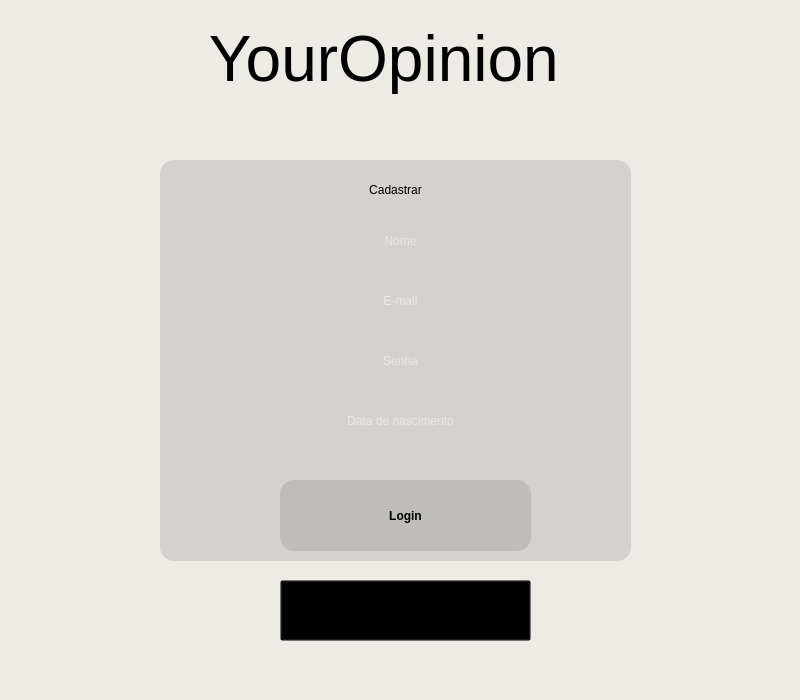
<?xml version="1.0" encoding="UTF-8"?>
<ui version="4.0">
 <class>MainWindow</class>
 <widget class="QMainWindow" name="MainWindow">
  <property name="geometry">
   <rect>
    <x>0</x>
    <y>0</y>
    <width>800</width>
    <height>700</height>
   </rect>
  </property>
  <property name="windowTitle">
   <string>MainWindow</string>
  </property>
  <property name="styleSheet">
   <string notr="true">background-color: rgb(238, 235, 231);</string>
  </property>
  <widget class="QWidget" name="centralwidget">
   <widget class="QLabel" name="label_5">
    <property name="geometry">
     <rect>
      <x>160</x>
      <y>-20</y>
      <width>861</width>
      <height>1021</height>
     </rect>
    </property>
    <property name="styleSheet">
     <string notr="true">background-color: rgba(255, 255, 255, 0.5);
background-color: transparent;
</string>
    </property>
    <property name="inputMethodHints">
     <set>Qt::ImhNone</set>
    </property>
    <property name="text">
     <string/>
    </property>
    <property name="pixmap">
     <pixmap>../Downloads/login.png</pixmap>
    </property>
    <property name="scaledContents">
     <bool>false</bool>
    </property>
   </widget>
   <widget class="QFrame" name="frame_2">
    <property name="geometry">
     <rect>
      <x>160</x>
      <y>160</y>
      <width>471</width>
      <height>401</height>
     </rect>
    </property>
    <property name="styleSheet">
     <string notr="true">background-color: rgba(111, 111, 111, 0.21); border-radius: 14px;
</string>
    </property>
    <property name="frameShape">
     <enum>QFrame::StyledPanel</enum>
    </property>
    <property name="frameShadow">
     <enum>QFrame::Raised</enum>
    </property>
    <widget class="QLabel" name="label_6">
     <property name="geometry">
      <rect>
       <x>110</x>
       <y>0</y>
       <width>251</width>
       <height>61</height>
      </rect>
     </property>
     <property name="styleSheet">
      <string notr="true">font: 18pt &quot;MS Shell Dlg 2&quot;;
background-color: transparent;
</string>
     </property>
     <property name="text">
      <string>&lt;html&gt;&lt;head/&gt;&lt;body&gt;&lt;p align=&quot;center&quot;&gt;Cadastrar&lt;/p&gt;&lt;/body&gt;&lt;/html&gt;</string>
     </property>
     <property name="alignment">
      <set>Qt::AlignCenter</set>
     </property>
     <property name="wordWrap">
      <bool>true</bool>
     </property>
    </widget>
    <widget class="QLabel" name="label_7">
     <property name="geometry">
      <rect>
       <x>-10</x>
       <y>70</y>
       <width>381</width>
       <height>161</height>
      </rect>
     </property>
     <property name="styleSheet">
      <string notr="true">background-color: transparent;
</string>
     </property>
     <property name="inputMethodHints">
      <set>Qt::ImhHiddenText</set>
     </property>
     <property name="text">
      <string/>
     </property>
     <property name="pixmap">
      <pixmap>../Downloads/login__3_-removebg-preview.png</pixmap>
     </property>
    </widget>
    <widget class="QPushButton" name="pushButton_2">
     <property name="geometry">
      <rect>
       <x>120</x>
       <y>320</y>
       <width>251</width>
       <height>71</height>
      </rect>
     </property>
     <property name="styleSheet">
      <string notr="true"> background: qlineargradient(x1: 0, y1: 0, x2: 1, y2: 0,
                                stop: 0 #BFE5E8,
                                stop: 0.5 #9CC1C4,
                                stop: 1 #C8E2E4);
border-radius: 14px;
font-family: &quot;MS Shell Dlg 2&quot;;
    font-size: 12px;
font-weight: bold;</string>
     </property>
     <property name="text">
      <string>Login</string>
     </property>
    </widget>
    <widget class="QLabel" name="label_8">
     <property name="geometry">
      <rect>
       <x>-10</x>
       <y>10</y>
       <width>381</width>
       <height>161</height>
      </rect>
     </property>
     <property name="styleSheet">
      <string notr="true">background-color: transparent;
</string>
     </property>
     <property name="text">
      <string/>
     </property>
     <property name="pixmap">
      <pixmap>../Downloads/login__3_-removebg-preview.png</pixmap>
     </property>
    </widget>
    <widget class="QLineEdit" name="lineEdit_3">
     <property name="geometry">
      <rect>
       <x>120</x>
       <y>60</y>
       <width>241</width>
       <height>41</height>
      </rect>
     </property>
     <property name="styleSheet">
      <string notr="true">background-color: rgba(0, 0, 0, 0); 
color: rgba(255, 255, 255, 1.0); 
font: 8pt &quot;MS Shell Dlg 2&quot;;</string>
     </property>
     <property name="alignment">
      <set>Qt::AlignCenter</set>
     </property>
     <property name="placeholderText">
      <string>Nome</string>
     </property>
    </widget>
    <widget class="QLineEdit" name="lineEdit_4">
     <property name="geometry">
      <rect>
       <x>120</x>
       <y>120</y>
       <width>241</width>
       <height>41</height>
      </rect>
     </property>
     <property name="focusPolicy">
      <enum>Qt::WheelFocus</enum>
     </property>
     <property name="styleSheet">
      <string notr="true">background-color: rgba(0, 0, 0, 0); 
color: rgba(255, 255, 255, 1.0); 
font: 8pt &quot;MS Shell Dlg 2&quot;;</string>
     </property>
     <property name="echoMode">
      <enum>QLineEdit::Normal</enum>
     </property>
     <property name="alignment">
      <set>Qt::AlignCenter</set>
     </property>
     <property name="placeholderText">
      <string>E-mail</string>
     </property>
    </widget>
    <widget class="QLabel" name="label_9">
     <property name="geometry">
      <rect>
       <x>-10</x>
       <y>130</y>
       <width>381</width>
       <height>161</height>
      </rect>
     </property>
     <property name="styleSheet">
      <string notr="true">background-color: transparent;
</string>
     </property>
     <property name="inputMethodHints">
      <set>Qt::ImhHiddenText</set>
     </property>
     <property name="text">
      <string/>
     </property>
     <property name="pixmap">
      <pixmap>../Downloads/login__3_-removebg-preview.png</pixmap>
     </property>
    </widget>
    <widget class="QLineEdit" name="lineEdit_5">
     <property name="geometry">
      <rect>
       <x>120</x>
       <y>180</y>
       <width>241</width>
       <height>41</height>
      </rect>
     </property>
     <property name="focusPolicy">
      <enum>Qt::WheelFocus</enum>
     </property>
     <property name="styleSheet">
      <string notr="true">background-color: rgba(0, 0, 0, 0); 
color: rgba(255, 255, 255, 1.0); 
font: 8pt &quot;MS Shell Dlg 2&quot;;</string>
     </property>
     <property name="echoMode">
      <enum>QLineEdit::Password</enum>
     </property>
     <property name="alignment">
      <set>Qt::AlignCenter</set>
     </property>
     <property name="placeholderText">
      <string>Senha</string>
     </property>
    </widget>
    <widget class="QLabel" name="label_10">
     <property name="geometry">
      <rect>
       <x>-10</x>
       <y>190</y>
       <width>381</width>
       <height>161</height>
      </rect>
     </property>
     <property name="styleSheet">
      <string notr="true">background-color: transparent;
</string>
     </property>
     <property name="inputMethodHints">
      <set>Qt::ImhHiddenText</set>
     </property>
     <property name="text">
      <string/>
     </property>
     <property name="pixmap">
      <pixmap>../Downloads/login__3_-removebg-preview.png</pixmap>
     </property>
    </widget>
    <widget class="QLineEdit" name="lineEdit_6">
     <property name="geometry">
      <rect>
       <x>120</x>
       <y>240</y>
       <width>241</width>
       <height>41</height>
      </rect>
     </property>
     <property name="styleSheet">
      <string notr="true">background-color: rgba(0, 0, 0, 0);
color: rgba(255, 255, 255, 1.0);
font: 8pt &quot;MS Shell Dlg 2&quot;;
text-align: center;
</string>
     </property>
     <property name="alignment">
      <set>Qt::AlignCenter</set>
     </property>
     <property name="placeholderText">
      <string>Data de nascimento</string>
     </property>
    </widget>
   </widget>
   <widget class="QFrame" name="frame">
    <property name="geometry">
     <rect>
      <x>40</x>
      <y>0</y>
      <width>711</width>
      <height>121</height>
     </rect>
    </property>
    <property name="styleSheet">
     <string notr="true">background-color: transparent;

</string>
    </property>
    <property name="frameShape">
     <enum>QFrame::StyledPanel</enum>
    </property>
    <property name="frameShadow">
     <enum>QFrame::Raised</enum>
    </property>
    <widget class="QLabel" name="label">
     <property name="geometry">
      <rect>
       <x>110</x>
       <y>20</y>
       <width>471</width>
       <height>81</height>
      </rect>
     </property>
     <property name="whatsThis">
      <string>&lt;html&gt;&lt;head/&gt;&lt;body&gt;&lt;p align=&quot;center&quot;&gt;&lt;br/&gt;&lt;/p&gt;&lt;/body&gt;&lt;/html&gt;</string>
     </property>
     <property name="styleSheet">
      <string notr="true">font: 36pt &quot;Vladimir Script&quot;;</string>
     </property>
     <property name="text">
      <string>&lt;html&gt;&lt;head/&gt;&lt;body&gt;&lt;p align=&quot;center&quot;&gt;&lt;span style=&quot; font-size:48pt;&quot;&gt;YourOpinion&lt;/span&gt;&lt;/p&gt;&lt;/body&gt;&lt;/html&gt;

</string>
     </property>
     <property name="alignment">
      <set>Qt::AlignCenter</set>
     </property>
    </widget>
   </widget>
   <widget class="QPushButton" name="pushButton_3">
    <property name="geometry">
     <rect>
      <x>280</x>
      <y>580</y>
      <width>251</width>
      <height>61</height>
     </rect>
    </property>
    <property name="whatsThis">
     <string>&lt;html&gt;&lt;head/&gt;&lt;body&gt;&lt;p align=&quot;center&quot;&gt;&lt;br/&gt;Já tem conta?&lt;/p&gt;&lt;p align=&quot;center&quot;&gt;&lt;span style=&quot; text-decoration: underline;&quot;&gt;Faça loqin aqui.&lt;/span&gt;&lt;/p&gt;&lt;/body&gt;&lt;/html&gt;</string>
    </property>
    <property name="styleSheet">
     <string notr="true">background-color: transparent;


font-family: &quot;MS Shell Dlg 2&quot;;
    font-size: 10px;
font-weight: bold;</string>
    </property>
    <property name="text">
     <string>
Já tem conta?
Faça loqin aqui.</string>
    </property>
   </widget>
  </widget>
  <widget class="QMenuBar" name="menubar">
   <property name="geometry">
    <rect>
     <x>0</x>
     <y>0</y>
     <width>800</width>
     <height>21</height>
    </rect>
   </property>
  </widget>
  <widget class="QStatusBar" name="statusbar"/>
 </widget>
 <resources/>
 <connections/>
</ui>
